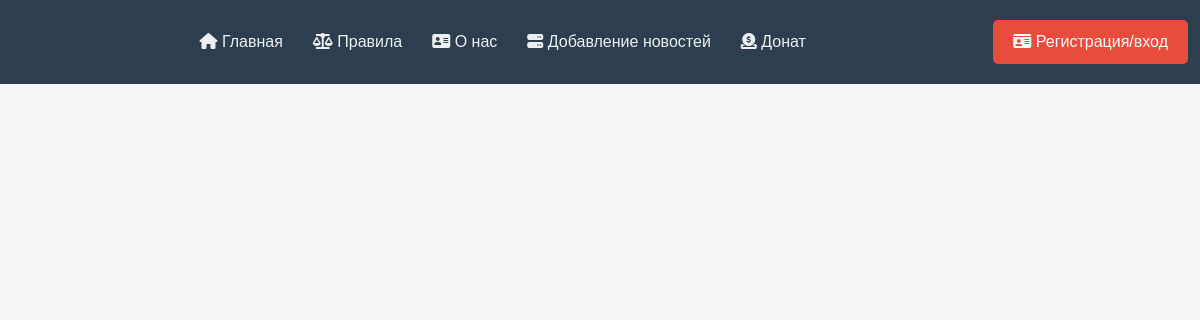
Before: /rules/ with the older database file.
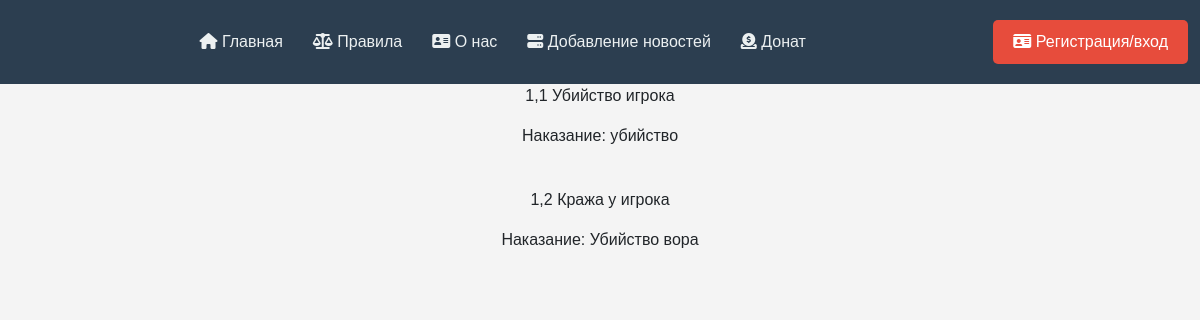
After: the same page with the newer database file.
### home/models.py (models this page shows, shortened)
class Rules(models.Model):
    rule_id = models.FloatField('Номер правила')
    crime = models.CharField('Нарушение', max_length=350)
    punishment = models.CharField('Наказание', max_length=200)
    class Meta:
        verbose_name = 'Правило'
        verbose_name_plural = 'Правила'

### home/views.py (the view)
# urls.py: path('rules/', views.rules, name="rules")
def rules(request):
    if request.user.is_authenticated:
        username = request.user.username
        status = User_Status.objects.get(username=request.user.id).Isverified
    else:
        username = 'нет пользователя'
        status = ''
    rules = Rules.objects.order_by('rule_id')
    data = {
        'username': username,
        'status': status,
        'rules': rules
    }
    return render(request, 'home/rules.html', data)

### home/templates/home/rules.html (shortened to what this page needs)
{% extends 'patterns/header.html' %}
{% load static %}
{% block addlist %}
  <link rel="stylesheet" href="{% static 'rules/rules.css' %}">
  {% for el in rules %}
      <div class="rule">
        <p><span class="rule_id">{{el.rule_id}} </span>{{el.crime}}</p>
        <p><span class="punishment">Наказание: </span>{{el.punishment}} </p><br>
      </div>
  {% endfor %}
{% endblock %}

Changed rows visible on the page:
added Rules: rule_id "1,1", crime "Убийство игрока", punishment "убийство"
added Rules: rule_id "1,2", crime "Кража у игрока", punishment "Убийство вора"
